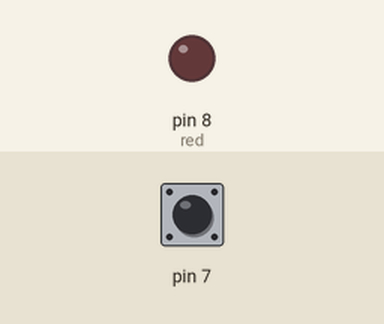
Bench run of a sketch on a simulated Arduino Uno, built with avr-gcc and run on an emulated ATmega328P. Shown: output pins drawn as LEDs (lit = HIGH). Dashed ring = blinking. Inputs (shaded band) come from the test bench; at power-on: pin 7 HIGH.

Above: at 1.2 s.
1.3 s: pin 7 pulled LOW for 3.2 s
At 1.7 s:
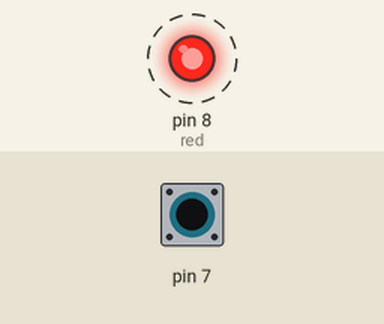
Timing chart, 0 to 6.3 s (numbered marks = the images above; inputs shaded):
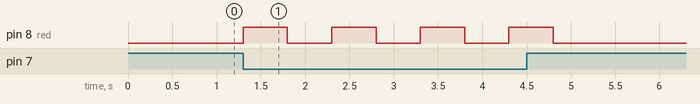

The sketch:

define.ino
```cpp
#define red 8

void setup() {
  pinMode(red, OUTPUT);
  pinMode(7, INPUT_PULLUP);

}

void loop() {
  while (digitalRead(7) == LOW) {
    digitalWrite(red, HIGH);
    delay(500);
    digitalWrite(red, LOW);
    delay(500);
  }
}
```

Measured:
- after the input at 1.3 s, pin 8 (red): alternates HIGH for 0.50 s and LOW for 0.50 s, 8 changes in all, then stays LOW, starting at once
